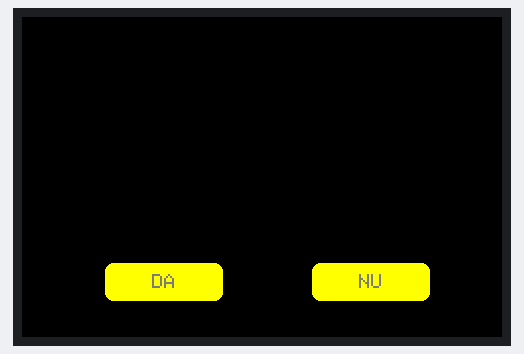
A sketch run on a simulated Teensy 4. Parts: 480×320 colour display. What the sketch prints to the serial monitor is not drawn.

Above: at 0.5 s.

The sketch:

BTN_YESxNO.ino
```cpp
#include <SPI.h>
#include <Adafruit_GFX.h>    // Core graphics library
#include <Adafruit_HX8357.h>
#include <Adafruit_STMPE610.h>


#ifdef ESP8266
   #define STMPE_CS 16
   #define TFT_CS   0
   #define TFT_DC   15
   #define SD_CS    2

#elif defined ESP32
   #define STMPE_CS 32
   #define TFT_CS   15
   #define TFT_DC   33
   #define SD_CS    14

#elif defined TEENSYDUINO
   #define TFT_DC   10
   #define TFT_CS   4
   #define STMPE_CS 3
   #define SD_CS    8

#elif defined ARDUINO_STM32_FEATHER
   #define TFT_DC   PB4
   #define TFT_CS   PA15
   #define STMPE_CS PC7
   #define SD_CS    PC5

#elif defined ARDUINO_NRF52832_FEATHER
   #define STMPE_CS 30
   #define TFT_CS   31
   #define TFT_DC   11
   #define SD_CS    27

#elif  defined(ARDUINO_MAX32620FTHR) || defined(ARDUINO_MAX32630FTHR)
   #define TFT_DC   P5_4
   #define TFT_CS   P5_3
   #define STMPE_CS P3_3
   #define SD_CS    P3_2

// Something else!
#elif  defined (__AVR_ATmega32U4__) || defined(ARDUINO_SAMD_FEATHER_M0) || defined (__AVR_ATmega328P__) || \
defined(ARDUINO_SAMD_ZERO) || defined(__SAMD51__) || defined(__SAM3X8E__) || defined(ARDUINO_NRF52840_FEATHER)
   #define STMPE_CS 6
   #define TFT_CS   9
   #define TFT_DC   10
   #define SD_CS    5

 // optional different defaults
#else
   #define STMPE_CS 6
   #define TFT_CS   9
   #define TFT_DC   10
   #define SD_CS    5
#endif


#define TFT_RST -1


// Use hardware SPI and the above for CS/DC
Adafruit_HX8357  tft = Adafruit_HX8357( TFT_CS,  TFT_DC,  TFT_RST);
Adafruit_STMPE610 ts = Adafruit_STMPE610(STMPE_CS);

// This is calibration data for the raw touch data to the screen coordinates
// For rotation 1, these put the buttons at the top of the screen
#define TS_MINX 150
#define TS_MAXX 3800
#define TS_MINY 150
#define TS_MAXY 3800

// Redefine original colors, add additional colors to match those available with the ILI9341 library
#define HX8357_BLACK       0x0000  ///<   0,   0,   0
#define HX8357_NAVY        0x000F  ///<   0,   0, 123
#define HX8357_DARKGREEN   0x03E0  ///<   0, 125,   0
#define HX8357_DARKCYAN    0x03EF  ///<   0, 125, 123
#define HX8357_MAROON      0x7800  ///< 123,   0,   0
#define HX8357_PURPLE      0x780F  ///< 123,   0, 123
#define HX8357_OLIVE       0x7BE0  ///< 123, 125,   0
#define HX8357_LIGHTGREY   0xC618  ///< 198, 195, 198
#define HX8357_DARKGREY    0x7BEF  ///< 123, 125, 123
#define HX8357_BLUE        0x001F  ///<   0,   0, 255
#define HX8357_GREEN       0x07E0  ///<   0, 255,   0
#define HX8357_CYAN        0x07FF  ///<   0, 255, 255
#define HX8357_RED         0xF800  ///< 255,   0,   0
#define HX8357_MAGENTA     0xF81F  ///< 255,   0, 255
#define HX8357_YELLOW      0xFFE0  ///< 255, 255,   0
#define HX8357_WHITE       0xFFFF  ///< 255, 255, 255
#define HX8357_ORANGE      0xFD20  ///< 255, 165,   0
#define HX8357_GREENYELLOW 0xAFE5  ///< 173, 255,  41
#define HX8357_PINK        0xFC18  ///< 255, 130, 198

// UI Buttondetails
#define BUTTON_X 142
#define BUTTON_Y 265
#define BUTTON_W 120
#define BUTTON_H 40
#define BUTTON_TEXTSIZE 2
#define DISPLAY_XOFFSET 0
#define DISPLAY_TEXTOFFSET 0
#define DISPLAY_YOFFSET 0

enum ButtonName {
  BTN_DA,
  BTN_NU,

};

#define btn_CNT 2
Adafruit_GFX_Button YES_Buttons[btn_CNT];
char btnLabels[btn_CNT][3] = {"DA", "NU"};
uint16_t btnColors[btn_CNT] = {HX8357_YELLOW, HX8357_YELLOW};

   bool initializeButtons(
            Adafruit_GFX_Button menuButtons[],
            uint16_t menuColors[],
            char menuLabels[][3],
            int menuButtonCount) {
     tft.fillScreen(HX8357_BLACK);

    for (uint8_t col=0; col<menuButtonCount; col++)
    {
        menuButtons[col].initButton(& tft,
            BUTTON_X + col *(BUTTON_W+87),
            BUTTON_Y ,
            BUTTON_W,
            BUTTON_H,
            HX8357_BLACK,
            menuColors[col],
            HX8357_DARKGREY,
            menuLabels[col], BUTTON_TEXTSIZE);
        menuButtons[col].drawButton();
    }
    return true;
}

void setup() {
  // put your setup code here, to run once:
    Serial.begin(115200);
    delay(100);
    Serial.println("");

    // if the touchscreen returns true, assume we have the  tft device
    if (!ts.begin())
        return;

    Serial.println("Touchscreen started");
     tft.begin();
     tft.setRotation(1);
     tft.setTextWrap(false);

    initializeButtons(YES_Buttons, btnColors, btnLabels, btn_CNT);

}

void loop() {
  // put your main code here, to run repeatedly:

}
```
